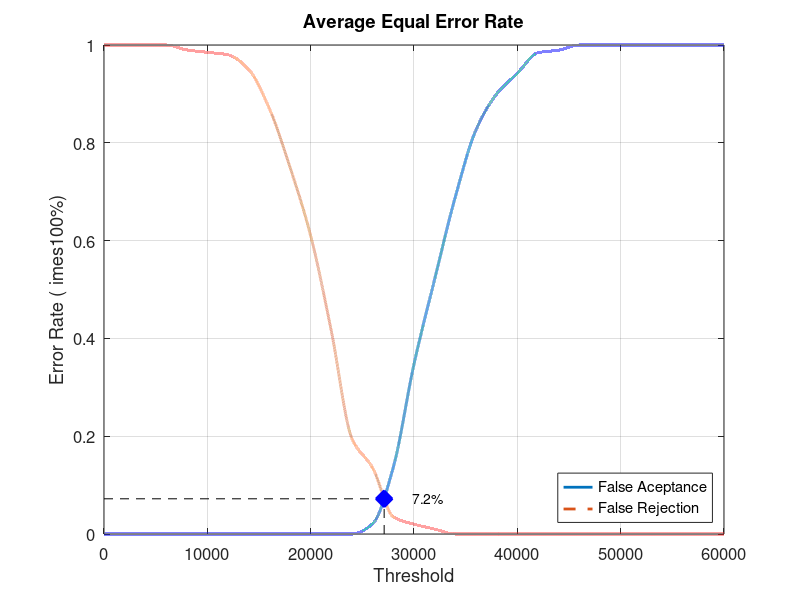
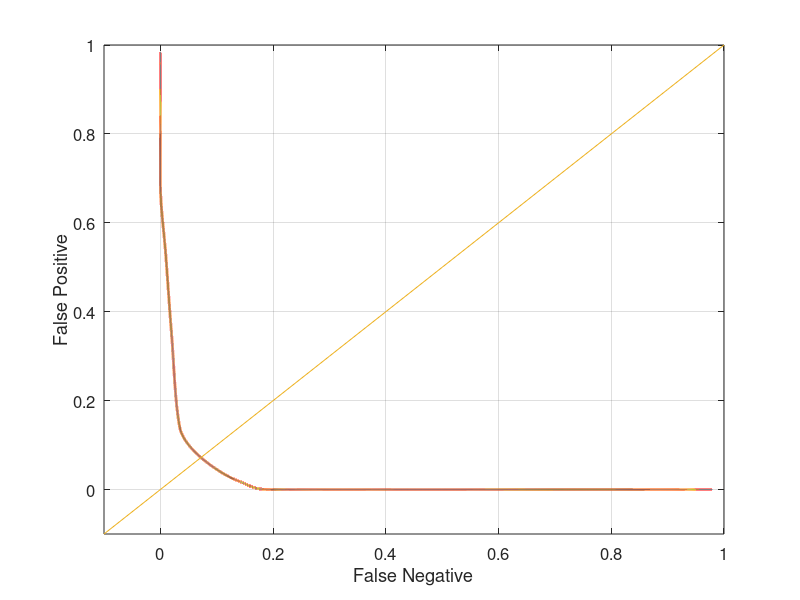

Reproduce these figures in MATLAB, in order.
close all;
clear;
clc;
x = 0:2000:60000;
xq = 0:0.5:60000;

y0 = [0 0 0 0 0 0 0 0 0 0 0 0 0 0.0210526 0.136842 0.347368 0.521053 0.689474 0.826316 0.9 0.942105 0.984211 0.989474 1 1 1 1 1 1 1 1]
yy0 = interp1(x, y0, xq, 'pchip');
y1 = [1 1 1 1 0.99 0.985 0.98 0.95 0.87 0.75 0.61 0.415 0.195 0.135 0.035 0.02 0.01 0 0 0 0 0 0 0 0 0 0 0 0 0 0]
yy1 = interp1(x, y1, xq, 'pchip');

% Calculating EER: 
y2 = abs(y0 - y1);
find(y2 == min(y2))
yy2 = abs(yy0 - yy1);
xEER = find(yy2 == min(yy2));
xEERIndex = xq(xEER) % X-axis EER
yEER = yy0(xEER) % Y-axis EER

main = figure
plot(xq, yy0,'-','LineWidth', 2);	hold on
plot(xq, yy1,'--','LineWidth', 2);	hold on
plot([xEERIndex xEERIndex], [0 yEER], 'k--');	hold on
plot([0 xEERIndex], [yEER yEER], 'k--');	hold on
plot(xEERIndex, yEER, 'bx', 'LineWidth', 10);	hold on
text(xEERIndex + 10 * xEERIndex / 100, yEER, [num2str(round((10000 * yEER)) / 100) '%'])
legend('False Aceptance', 'False Rejection', 'Location', 'SouthEast')
xlabel('Threshold')
ylabel('Error Rate (	imes100%)')
title('Average Equal Error Rate')
set(gca, 'FontSize', 12)
axis([0 60000 0 1])
grid on

print(main, 'Database5_3Main', '-dpng');
FNRxFPR = figure('Color', [1 1 1]);
plot(yy1, yy0, '-', yy1, yy0, 'LineWidth', 2);
hold on
y = -0.1:0.1:1
plot(y, y); 
set(gca, 'FontSize', 12)
xlabel('False Negative')
ylabel('False Positive')
axis([-0.1 1 -0.1 1])
set(gca, 'FontSize', 12)
grid on

print(FNRxFPR, 'Database5_3FNRxFPR','-dpng');
